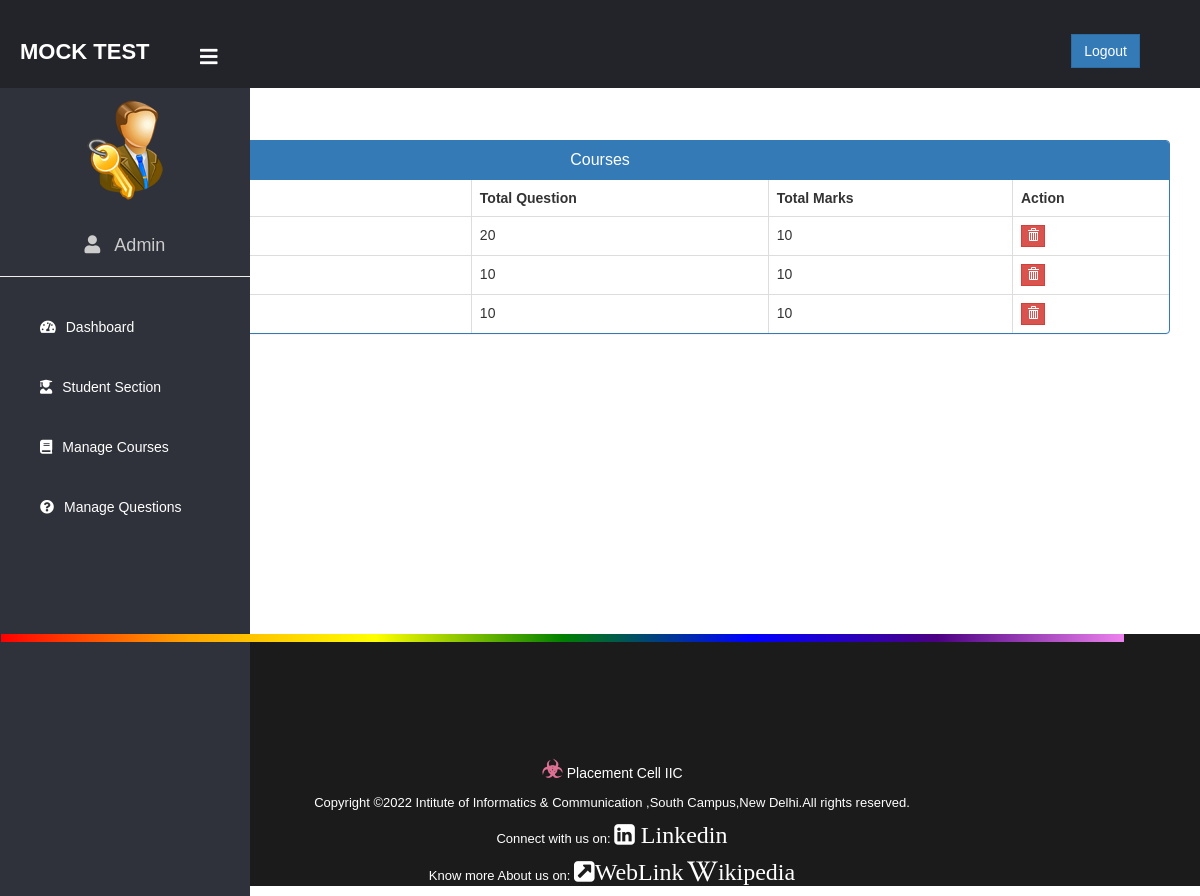
/admin-view-course (signed in), run on an earlier commit of the app's database.
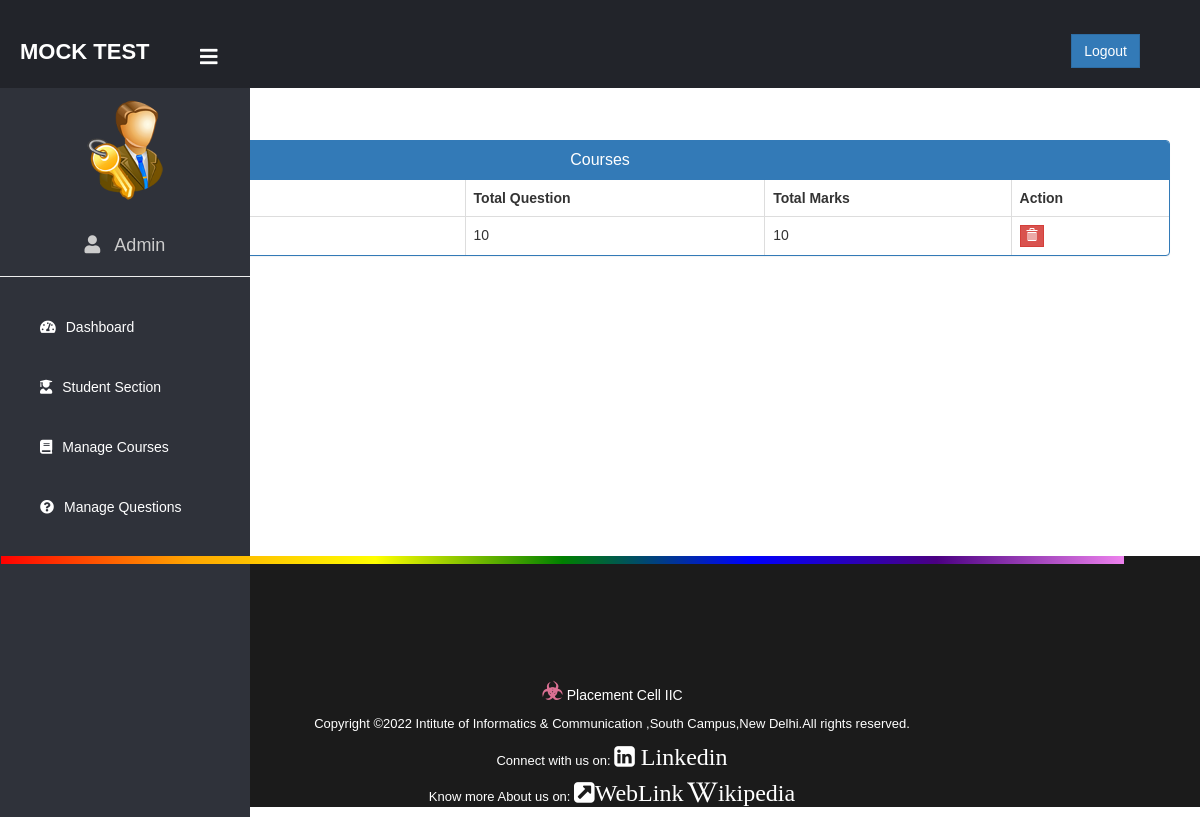
And on a later commit of the database.
### exam/models.py (models this page shows, shortened)
class Course(models.Model):
   course_name = models.CharField(max_length=50)
   question_number = models.PositiveIntegerField()
   total_marks = models.PositiveIntegerField()

### exam/views.py (the view)
# urls.py: path('admin-view-course', views.admin_view_course_view,name='admin-view-course'),
@login_required(login_url='adminlogin')
def admin_view_course_view(request):
    courses = models.Course.objects.all()
    return render(request,'exam/admin_view_course.html',{'courses':courses})

### templates/exam/admin_view_course.html (shortened to what this page needs)
{% extends 'exam/adminbase.html' %}
{% block content %}
{%load static%}
<head>
  <link href="//netdna.bootstrapcdn.com/bootstrap/3.0.0/css/bootstrap.min.css" rel="stylesheet" id="bootstrap-css">
</head>
<br><br>
<div class="container">
  <div class="panel panel-primary">
    <div class="panel-heading">
      <h6 class="panel-title">Courses</h6>
    </div>
    <table class="table table-hover table-bordered" id="dev-table">
      <thead>
        <tr>
          <th>Course</th>
          <th>Total Question</th>
          <th>Total Marks</th>
          <th>Action</th>
        </tr>
      </thead>
      {% for t in courses %}
      <tr>
        <td> {{t.course_name}}</td>
        <td>{{t.question_number}}</td>
        <td>{{t.total_marks}}</td>
        <td><a class="btn btn-danger btn-xs" style="border-radius: 0%;" href="{% url 'delete-course' t.id  %}"><span class="glyphicon glyphicon-trash"></span></a></td>
      </tr>
      {% endfor %}
    </table>
  </div>
</div>
<br><br><br><br><br><br>
{% endblock content %}

### templates/exam/adminbase.html (shortened to what this page needs)
<!DOCTYPE html>
{% load static %}
<html lang="en" dir="ltr">
<head>
  <link rel="stylesheet" href="https://cdnjs.cloudflare.com/ajax/libs/font-awesome/5.12.1/css/all.min.css">
</head>
<body style="background-color: white;">
  <header>
    <label for="check">
      <i style="left: 200px;margin-top: 17px;"class="fas fa-bars" id="sidebar_btn"></i>
    </label>
    <div class="left_area">
      <h3>Mock Test</h3>
    </div>
    <div class="right_area">
      <a href="/logout" class="logout_btn btn btn-primary" style="border-radius:0px;"> Logout</a>
    </div>
  </header>
  <div class="sidebar">
    <center>
      <img src="{% static 'image/admin.png' %}" class="profile_image" alt="">
      <h4 style="margin-top: 25px;"><i class="fas fa-user"></i> Admin</h4>
      <hr>
    </center>
    <a href="/admin-dashboard"><i class="fas fa-tachometer-alt"></i><span>Dashboard</span></a>
    <a href="/admin-student"><i class="fas fa-user-graduate"></i><span>Student Section</span></a>
    <a href="/admin-course"><i class="fas fa-book"></i><span>Manage Courses</span></a>
    <a href="/admin-question"><i class="fas fa-question-circle"></i><span>Manage Questions</span></a>
  </div>
  <div class="content">
    <br><br><br><br><br>
    {% block content %}
    {% endblock content %}
    <br><br><br>
    {% include "exam/footer.html" %}
  </div>
</body>
</html>

### templates/exam/footer.html (shortened to what this page needs)
<!DOCTYPE html>
<html lang="en">
<head>
    <link rel='stylesheet' href='https://cdnjs.cloudflare.com/ajax/libs/font-awesome/4.7.0/css/font-awesome.min.css'>
</head>
<body>
    <div>
        <footer >
            <div class="row" id="band">
                <div class="col-md-12" style=" background-image: linear-gradient(to right, red,orange,yellow,green,blue,indigo,violet); height:1vh; " >
                </div>
              </div>
            <div class="heading">
                <h5> <span class="logo" style="color:palevioletred; font-weight: 600; font-size: x-large;">&#9763;</span> Placement Cell IIC</h5>
            </div>
            <div class="copyright">
                <p style="font-size: 13px;">Copyright &copy;2022 Intitute of Informatics & Communication ,South Campus,New Delhi.All rights
                    reserved.</p>
            </div>
            <div class="connections">
                <p style="font-size: 13px;">Connect with us on: <span class="link1"><a href="https://in.linkedin.com/in/iic-placement-cell" >
                    <i class='fa fa-linkedin-square ' style="font-size: 3vh;"> Linkedin</i></a></span> </p>
                    <p style="font-size: 13px;">Know more About us on:<span class="link2">   <a href="http://uod.ac.in/index.php?page=institute-of-informatics-communication-iic"><i class='fa fa-external-link-square' style="font-size: 3vh;">WebLink</i></a>
                        <a href="https://en.wikipedia.org/wiki/Institute_of_Informatics_and_Communication/" id="link3"><i class='fa fa-wikipedia-w' style="font-size: 3vh;">ikipedia</i></a></span></p>
        </footer>
    </div>
</body>
</html>

### templates/exam/adminbase.html (style rules this page uses)
a:link { text-decoration: none; }
body { margin: 0; padding: 0; font-family: "Gill Sans", sans-serif;; }
header { position: fixed; background: #22242A; padding: 20px; width: 100%; z-index: 1; }
.left_area h3 { color: #fff; margin: 0px; text-transform: uppercase; font-size: 22px; font-weight: 900; }
.logout_btn { padding: 5px; background: #ef5350; text-decoration: none; float: right; margin-top: -30px; margin-right: 40px; border-radius: 2px; font-size: 15px; font-weight: 600; color: #fff; transition: 0.5s; }
.sidebar { background: #2f323a; margin-top: 70px; padding-top: 30px; position: fixed; left: 0; width: 250px; height: 100%; transition: 0.5s; transition-property: left; }
.sidebar .profile_image { width: 100px; height: 100px; border-radius: 100px; margin-bottom: 10px; }
.sidebar h4 { color: #ccc; margin-top: 0; margin-bottom: 20px; }
.sidebar a { color: #fff; display: block; width: 100%; line-height: 60px; text-decoration: none; padding-left: 40px; box-sizing: border-box; transition: 0.5s; }
.sidebar i { padding-right: 10px; }
label #sidebar_btn { z-index: 1; color: #fff; position: fixed; cursor: pointer; left: 300px; font-size: 20px; margin: 5px 0; transition: 0.5s; transition-property: color; }

### templates/exam/admin_view_course.html (style rules this page uses)
a:link { text-decoration: none; }
h6 { text-align: center; }
.row { margin: 100px; }

### templates/exam/footer.html (style rules this page uses)
* { margin: 0; padding: 0; text-decoration: none; font-family: Verdana, Geneva, Tahoma, sans-serif; box-sizing: border-box; }
footer { width: 102vw; height: 100%; font-size: 1rem; background-color: #1b1b1b; }
.heading { color: white; padding-top: .5rem; text-align: center; }
.copyright { text-align: center; margin-top: .4rem; color: #fff; font-family: Arial, Helvetica, sans-serif; }
.connections { color: #fff; font-size: .8rem; text-align: center; margin-top: .4rem; display: block; }
.connections a { color:white; font-size: 1.5rem; }
.connections p { color:white; font-size: 1.2rem; }
#band { width: auto; margin-left: 0.1rem; }

What changed in the data, as far as the page shows it:
removed Course: question_number "20", total_marks "10"
removed Course: question_number "10", total_marks "10"
